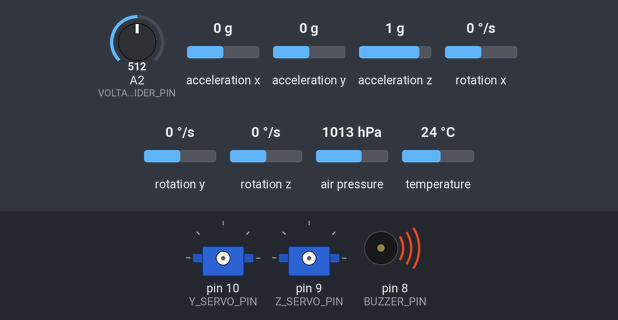
Bench run of a sketch on a simulated Arduino Uno, built with avr-gcc and run on an emulated ATmega328P. On the bench: 2 × servo, buzzer (waves = sounding). The test bench sets the inputs (shaded band); at power-on: acceleration y 0 g, rotation y 0 °/s, acceleration x 0 g, rotation x 0 °/s, A2 (VOLTAGEDIVIDER_PIN) = 512, acceleration z 1 g, rotation z 0 °/s, air pressure 1013 hPa, temperature 24 °C. What the sketch prints to the serial monitor is not drawn.

Above: at 0.1 s.
At 2.2 s:
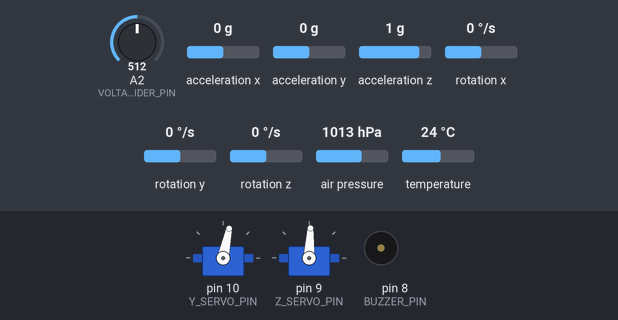
2.3 s: acceleration y set to -1.4 g
3.8 s: rotation y set to -192 °/s
At 5.0 s:
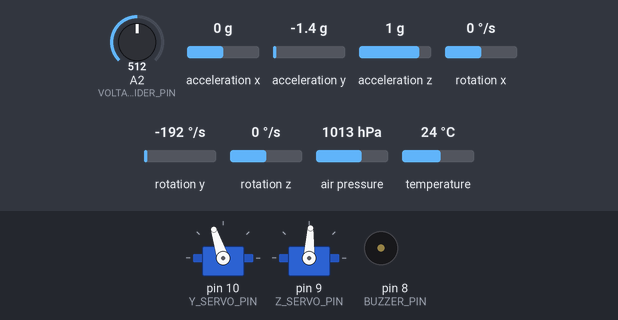
6.8 s: acceleration x set to -1.4 g
8.6 s: rotation x set to -2 °/s
11.0 s: A2 (VOLTAGEDIVIDER_PIN) set to 664
14.0 s: A2 (VOLTAGEDIVIDER_PIN) set to 688
Timing chart, 0 to 17.0 s (numbered marks = the images above; inputs shaded):
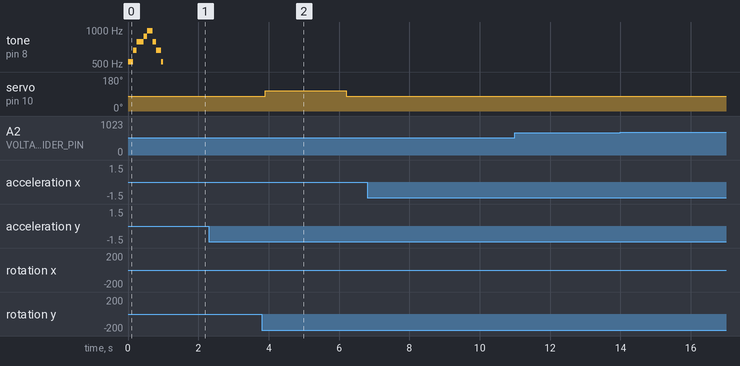

The sketch:

Arduino_Software.ino
```cpp
#include "StateMachine.h"

StateMachine *stateMachine;

void setup() {
  Serial.begin(9600);
  stateMachine = new StateMachine();
}

void loop() {
  stateMachine->stateMachineLoop();
}
```

BMP.cpp
```cpp
#include "BMP.h"

BMP::BMP() {
  if (!bmp.begin()) {
    Serial.println("ERROR : BMP180 BARO sensor disconected");
  }
}

float BMP::readTemperature() {
  return bmp.readTemperature();
}

float BMP::readPressure() {
  return bmp.readPressure();
}

float BMP::readAltitude(float seaLevelhPa) {
  return bmp.readAltitude(seaLevelhPa * 100);
}
```

BMP.h
```cpp
/*
 Barometric Pressure & Altitude Sensor BMP180

 Outputs the following data: temperature, athmospheric pressure and altitude (which is calculated with the pressure at sea level)
*/

#include <Adafruit_Sensor.h>
#include <Adafruit_BMP085.h>
#include <Wire.h>

class BMP {
  public:
    BMP();

    float readTemperature();
    float readPressure();
    float readAltitude(float seaLevelhPa);

  private:
    Adafruit_BMP085 bmp;
};
```

IMU.cpp
```cpp
#include "IMU.h"

IMU::IMU() {
  Wire.begin();
  mpu.initialize();
  // Verify connection
  if (!mpu.testConnection()) {
    Serial.println("ERROR : MPU6050 IMU sensor disconected");
  }
}

Vector3 IMU::getGyros() {
  mpu.getRotation(&gx, &gy, &gz);
  Vector3 Vector(gx, gy, gz);
  return Vector;
}

Vector3 IMU::getAcceleration() {
  mpu.getAcceleration(&ax, &ay, &az);
  Vector3 Vector(ax, ay, az);
  return Vector;
}

Vector3 IMU::getOrientation() {

  // set up time for integration
  timePrev = time;
  time = millis();
  timeStep = (time - timePrev) / 1000; // time-step in s

  // collect readings
  mpu.getMotion6(&ax, &ay, &az, &gx, &gy, &gz);

  // apply gyro scale from datasheet
  gsx = gx/gyroScale;   gsy = gy/gyroScale;   gsz = gz/gyroScale;

  // calculate accelerometer angles
  arx = (180/3.141592) * atan(ax / sqrt(square(ay) + square(az)));
  ary = (180/3.141592) * atan(ay / sqrt(square(ax) + square(az)));
  arz = (180/3.141592) * atan(sqrt(square(ay) + square(ax)) / az);

  // set initial values equal to accel values
  if (i == 1) {
    grx = arx;
    gry = ary;
    grz = arz;
  }
  // integrate to find the gyro angle
  else{
    grx = grx + (timeStep * gsx);
    gry = gry + (timeStep * gsy);
    grz = grz + (timeStep * gsz);
  }

  // apply filter
  rx = (0.96 * arx) + (0.04 * grx);
  ry = (0.96 * ary) + (0.04 * gry);
  rz = (0.96 * arz) + (0.04 * grz);

  i = i + 1;
  Vector3 Vector(rx, ry, rz);
  return Vector;
}
```

IMU.h
```cpp
/*
  Inertial measurement unit MPU6050

  IMU = inertial measurement unit

  Outputs the following data: angular velocity and acceleration
 */

#include <MPU6050.h>
#include <Wire.h>
#include "VectorDefinition.h"

class IMU {
  public:
    IMU();
    Vector3 getGyros();
    Vector3 getAcceleration();
    Vector3 getOrientation();
  private:
    MPU6050 mpu;

    int i = 1;
    int16_t ax, ay, az, gx, gy, gz;

    double timeStep, time, timePrev;
    double arx, ary, arz, grx, gry, grz, gsx, gsy, gsz, rx, ry, rz;

    double gyroScale = 131;
};
```

PID.cpp
```cpp
/*
 * PID Controller, inspired by https://gist.github.com/bradley219/5373998
 */

#include "PID.h"

PID::PID(float Kp, float Ki, float Kd, float saturation) {
  this->Kp = Kp;
  this->Ki = Ki;
  this->Kd = Kd;
  this->saturation = saturation;
}

float PID::update(float input) {
  // Calculate delata time
  currentTime = micros();
  deltaTime = (currentTime - previousTime) / 1000000.0f;

  // Calculate error
  error = setpoint - input;

  // Integral term
  errorIntegral += error * deltaTime;

  // Derivative term
  errorDerivative = (error - errorLastCycle) / deltaTime;

  // Calculate total output
  output = Kp * error + Ki * errorIntegral + Kd * errorDerivative;

  // Save current error and time for next cycle
  errorLastCycle = error;
  previousTime = currentTime;

  // Check if output is in saturation
  if (output > saturation) {
    output = saturation;
  } else if (output < -saturation) {
    output = -saturation;
  }

  return output;
}
```

PID.h
```cpp
/*
 * PID-Controller
 *
 * The orientation of the motor mount is calculated with two separate PID-Controllers
 */

#include <Wire.h>
#include <Arduino.h>

class PID {
  public:
    PID(float Kp, float Ki, float Kd, float saturation);
    float update(float input);

  private:
    // Proportional gain
    float Kp = 0.0f;
    // Integral gain
    float Ki = 0.0f;
    // Derivative gain
    float Kd = 0.0f;

    // Loop interval time
    float deltaTime = 0.0f;
    float error = 0.0f;
    float setpoint = 0.0f;
    float errorIntegral = 0.0f;
    float errorDerivative = 0.0f;
    float errorLastCycle = 0.0f;

    // Maximum value of manipulated variable (absolute value)
    float saturation = 0.0f;
    float output = 0.0f;

    unsigned long currentTime = 0.0;
    unsigned long previousTime = 0.0;
};
```

Rocket.cpp
```cpp
#include "Rocket.h"

Rocket::Rocket() {
  // Startup melody
  buzzer.startup();

  // Attach and initialize servos
  yServo.attach(Y_SERVO_PIN);
  zServo.attach(Z_SERVO_PIN);

  yServo.write(Y_SERVO_MIDDLE);
  zServo.write(Z_SERVO_MIDDLE);

  kalmanAcc.KalmanFilter(0.01f, 0.1f, 0.1f, Vector3());
  kalmanGyro.KalmanFilter(0.01f, 0.1f, 0.1f, Vector3());
  kalmanOri.KalmanFilter(0.01f, 0.1f, 0.1f, Vector3());
  kalmanAlt.KalmanFilter(0.01f, 0.1f, 0.1f, Vector3(0, 0, 0));

  // Check on-board voltage
  if(voltageDivider.getBoardVoltage() < MIN_VOLTAGE) {
    Serial.println("Error: on-board voltage too low");
    while (true) {
      // on-board voltage too low, so do not do anything more - stay stuck here and play alarm
      buzzer.critialError();

      digitalWrite(LED, HIGH);
      delay(500);
      digitalWrite(LED, LOW);
    }
  }
}

void Rocket::padIdle() {
  acceleration = kalmanAcc.update(imu.getAcceleration());
}

void Rocket::ascent() {
  flightTime = (millis() - flightStartTime) / 1000.0f;

  // ----- TVC ALGORITHM -----
  float deltaTime = (micros() - previousTime) / 1000000.0f;
  Vector3 gyros = kalmanGyro.update(imu.getGyros());
  relativeOrientation += gyros * deltaTime;

  float yPIDoutput = yPID.update(relativeOrientation.y) * RAD2DEG;
  float zPIDoutput = zPID.update(relativeOrientation.z) * RAD2DEG;

  yPIDoutput = constrain(yPIDoutput * SERVO_RATIO, -MAX_SERVO_ROTATION, MAX_SERVO_ROTATION);
  zPIDoutput = constrain(zPIDoutput * SERVO_RATIO, -MAX_SERVO_ROTATION, MAX_SERVO_ROTATION);

  yServo.write(yPIDoutput + Y_SERVO_MIDDLE);
  zServo.write(zPIDoutput + Z_SERVO_MIDDLE);

  previousTime = micros();

  logData("ASCENT");
}

void Rocket::coast() {
  flightTime = (millis() - flightStartTime) / 1000.0f;

  yServo.write(Y_SERVO_MIDDLE);
  zServo.write(Z_SERVO_MIDDLE);

  logData("DESCENT");
}

void Rocket::maxApogee() {
  chute = true; // simulate chute deploy
}

void Rocket::balistic() {
  flightTime = (millis() - flightStartTime) / 1000.0f;

  logData("DESCENT");
}

void Rocket::stable() {
  flightTime = (millis() - flightStartTime) / 1000.0f;

  logData("DESCENT");
}

void Rocket::logData(const char* phase) {
  Vector3 gyros = kalmanGyro.update(imu.getGyros());
  acceleration = kalmanAcc.update(imu.getAcceleration());
  Vector3 orientation = kalmanOri.update(imu.getOrientation());

  float temperature = bmp.readTemperature();
  float pressure = bmp.readPressure();
  Vector3 altitudeVector = kalmanAlt.update(Vector3(bmp.readAltitude(SEA_LEVEL_PRESSURE), 0, 0));
  float altitude = altitudeVector.x;
  float voltage = voltageDivider.getBoardVoltage();

  telem.logData(flightTime, gyros.x, gyros.y, gyros.z, acceleration.x, acceleration.y, acceleration.z, orientation.x, orientation.y, orientation.z, temperature, pressure, altitude, yServo.read(), zServo.read(), voltage, phase);
}
```

Rocket.h
```cpp
/*
  Rocket code file

  Contains functions that will be run in a specific state
  Functions are called in StateMachine.cpp
  Header file contains all constants that are specific to the model rocket
*/

#include <Wire.h>
#include <Arduino.h>
#include <Servo.h>
#include "PID.h"
#include "buzzer.h"
#include "telem.h"
#include "VoltageDivider.h"
#include "kalman.h"
#include "IMU.h"
#include "BMP.h"

#define MASS 0.65                   // Mass of the vehicle in kg

#define Y_SERVO_PIN 10              // Y Servo (y axis labeled on IMU) = Y Servo (labeled on pcb)
#define Z_SERVO_PIN 9               // Z Servo (z axis labeled on IMU) = X Servo (labeled on pcb)

#define Y_SERVO_MIDDLE 78           // Y Servo horn vertical position (motor mount is vertical)
#define Z_SERVO_MIDDLE 87           // Z Servo horn vertical position (motor mount is vertical)

#define LED 13                      // LED Pin

// Servo ratio is calculated by making multiple images of different servo horn angles and comparing the orientation of the horn and the motor mount
#define SERVO_RATIO 3.1             // Servo horn to motor mount ratio (if horn is turned 1 deg, motor mount will turn 3 deg)
#define MAX_SERVO_ROTATION 30       // Motor mount can only be rotated 10 deg => the servos are allowed to rotate 30 deg

#define DEG2RAD 0.01745329251f      // Convert degrees to radians by multiplying with this number
#define RAD2DEG 57.2957795131f      // Convert radians to degrees by multiplying with this number

#define MIN_VOLTAGE 3               // Minimum board voltage to complete startup (in V)

#define SEA_LEVEL_PRESSURE 1013.25  // Standard atmospheric pressure at sea level (in hPa)

class Rocket {
  public:
    Rocket();

    // Angular Velocity Vector
    // Three axis of rotation speed in radians per second (rad/s)
    Vector3 gyros;

    // Acceleration Vector
    // Three axis of acceleration (gravity + linear motion) in m/s^2
    Vector3 acceleration;

    // Absolute Orientation Vector
    // Three axis orientation data based on a 360° sphere (Euler Vector in deg)
    Vector3 orientation;

    // Relative Orientation Vector
    // Three axis orientation data (roll, pitch and yaw) in rad
    Vector3 relativeOrientation;

    float flightTime = 0.0f; // in s
    float flightStartTime = 0.0f; // in ms
    float altitude;
    float previousAltitude;
    bool chute = false;

    void padIdle();
    void ascent();
    void coast();
    void maxApogee();
    void balistic();
    void stable();
    void landed();
    void logData(const char* phase);


  private:
    VoltageDivider voltageDivider;
    Buzzer buzzer;
    Telem telem;
    IMU imu;
    BMP bmp;

    Kalman kalmanAcc;
    Kalman kalmanGyro;
    Kalman kalmanOri;
    Kalman kalmanAlt;

    // PID Values were tuned with a Simulink simulation and verified with AeroVECTOR https://github.com/GuidodiPasquo/AeroVECTOR
    // PID-Controller for calculation of motor mount orientation on y-axis
    PID yPID = PID(0.6f, 0.05f, 0.125f, 10.0f);
    // PID-Controller for calculation of motor mount orientation on z-axis
    PID zPID = PID(0.6f, 0.05f, 0.125f, 10.0f);

    Servo yServo;
    Servo zServo;

    unsigned long currentTime = 0.0;
    unsigned long previousTime = 0.0;
    float deltaTime = 0.0f;
};
```

StateMachine.cpp
```cpp
#include "StateMachine.h"

StateMachine::StateMachine() {
  activeState = LAUNCH_PAD_IDLE; // Default state
  Serial.println("LAUNCH_PAD_IDLE");
}

void StateMachine::stateMachineLoop() {
  switch (activeState) {
    case LAUNCH_PAD_IDLE:
      rocket.padIdle();
      // Detect lift off -> Ascent flight and activate TVC
      if (liftOffCheck()) {
        // Save the time of lift off
        rocket.flightStartTime = millis();
        activeState = ASCENT;
        Serial.println("ASCENT");
      }
      break;
    case ASCENT:
      // TCV activated
      rocket.ascent();
      // Detect Burnout -> Coast phase
      if (burnoutCheck()) {
        activeState = COAST;
        Serial.println("COAST");
      }
      break;
    case COAST:
      // TVC centered at 0 deg
      rocket.coast();
      // Detect max apogee -> Balistic descent and eject Parachute
      if (maxApogeeCheck()) {
        rocket.maxApogee();
        activeState = BALISTIC;
        Serial.println("BALISTIC");
      }
      break;
    case BALISTIC:
      rocket.balistic();
      // Log Data
      // Detect chutes
      if (chuteCheck()) {
        activeState = STABLE;
        Serial.println("STABLE");
      }
      break;
    case STABLE:
      rocket.stable();
      // Detect landing
      if (landedCheck()) {
        activeState = LANDED;
        Serial.println("LANDED");
      }
      break;
    case LANDED:
      // Do nothing
      break;
  }
}

// Check if rocket has launched by looking at the acceleration on vertical axis (x-axis)
bool StateMachine::liftOffCheck() {
  if (rocket.acceleration.y < LIFT_THRESHOLD) {
    return true;
  }
  return false;
}

// Check if rocket has reached burnout by comparing the burn time to flight time
bool StateMachine::burnoutCheck() {
  if (rocket.flightTime > BURN_TIME) {
    return true;
  }
  return false;
}

// Check if rocket has reached apogee by looking at the accelaration on vertical axis (x-axis) and barometric altitude
bool StateMachine::maxApogeeCheck() {
  const float ALTITUDE_CHANGE_THRESHOLD = -0.5;  // Threshold for altitude decrease (meters)
  const float ACCELERATION_THRESHOLD = -2.0;  // Threshold for vertical acceleration (m/s^2)
  const int STABLE_PERIOD = 5;  // Number of consecutive stable readings required

  static bool altitudeDecreasing = false;
  static bool accelerationIncreasing = false;
  static int descentCount = 0;

  if (rocket.flightTime <= APOGEE_THRESHOLD_MIN){
    return false;
  }
  if (rocket.flightTime >= APOGEE_THRESHOLD_MAX){
    return true;
  }

  // Check for descent phase
  if (rocket.altitude < rocket.previousAltitude + ALTITUDE_CHANGE_THRESHOLD) {
    altitudeDecreasing = true;
  } else {
    altitudeDecreasing = false;
  }

  // Check for increasing acceleration during descent
  if (altitudeDecreasing && rocket.acceleration.x > ACCELERATION_THRESHOLD) {
    accelerationIncreasing = true;
  } else {
    accelerationIncreasing = false;
  }

  // Count consecutive stable periods during descent
  if (altitudeDecreasing && accelerationIncreasing) {
    descentCount++;
  } else {
    descentCount = 0;
  }

  // Check if descent criteria are met
  if (descentCount >= STABLE_PERIOD) {
    return true;  // Apogee detected
  } else {
    return false;  // Not yet at apogee
  }
}

// Check if chute has been deployed
bool StateMachine::chuteCheck() {

  if (rocket.chute /* && rocket.velocity.x < CHUTE_THRESHOLD*/) {
    return true;
  }
  return false;
}

// Check if rocket has landed by looking at the time it takes to land
bool StateMachine::landedCheck() {
  if (rocket.flightTime > LANDING_TIME) {
    return true;
  }
  return false;
}
```

StateMachine.h
```cpp
/*
  -- Nominal Flight States --

  LAUNCH_PAD_IDLE
    Check for acceleration of the rocket on vertical axis
  ASCENT
    TVC loop is active
  BURNOUT/COAST
    Decelaration detected
    TVC disabled and locked to 0 deg
  BALISTIC DESCENT
    Negative acceleration
    Deploy chute at set altitude or time
  STABLE DESCENT
    Chute deployed
    Within safe recovery velocity
  LANDED
    No movement on IMU
    No active code (computer waiting to be turned off)

  -- Emergency Flight States --
  TOO_SHARP_ANGLE
    Activate if angle is to sharp
    TVC disabled and locked to 0 deg
    Tries to fire chute when declared safe
  TERRAIN
    Activitate if Altitude less than set threashold during Balistic descent
    Fires remaining pyro charges
*/

#include <Arduino.h>
#include <Wire.h>
#include "Rocket.h"

#define LIFT_THRESHOLD -5           // Acceleration on vertical axis/x-axis (negative value = acceleration upwards) (in m/s^2)
#define BURN_TIME 3.7               // Estimated motor burn time
#define APOGEE_THRESHOLD_MIN 8.0    // Start of apogee detect window
#define APOGEE_THRESHOLD_MAX 10.0   // End of apogee detect window
#define CHUTE_THRESHOLD 5
#define LANDING_TIME  20            // Estimated time to landing

enum State {
  LAUNCH_PAD_IDLE,
  ASCENT,
  COAST,
  BALISTIC,
  STABLE,
  LANDED
};

enum EmgyState {
  TOO_SHARP_ANGLE,
  TERRAIN
};

class StateMachine {
  public:
    StateMachine();
    void stateMachineLoop();
    bool liftOffCheck();
    bool burnoutCheck();
    bool maxApogeeCheck();
    bool chuteCheck();
    bool landedCheck();

  private:
    Rocket rocket;
    State activeState;
};
```

VectorDefinition.h
```cpp
/*
 * Vector definitions
 *
 * Standard maths definitions
 */

#pragma once

struct Vector3 {
  float x, y, z;
  Vector3(): x(0), y(0), z(0) {}
  Vector3(float x, float y, float z): x{x}, y{y}, z{z} {}

  // Overload * operator to scale by float
  Vector3 operator*(float scalar) const {
      return Vector3(x * scalar, y * scalar, z * scalar);
  }

  // Overload += operator to add another Vector3
  Vector3& operator+=(const Vector3& other) {
      x += other.x;
      y += other.y;
      z += other.z;
      return *this;
  }

  /*/ Multiply vector with float
  Vector3 operator * (float d) {
    Vector3 P;
    P.x = x * d;
    P.y = y * d;
    P.z = z * d;
    return P;
  }

  // Integrate vector
  Vector3 * operator += (Vector3 Vector) {
    x += Vector.x;
    y += Vector.y;
    z += Vector.z;
    return this;
  }*/
};
```

VoltageDivider.h
```cpp
/*
 * Voltage divider
 *
 * Calculates the on-board voltage by using a voltage divider connected to an analoge input pin
 */

#include <Arduino.h>

#define VOLTAGEDIVIDER_PIN A2

class VoltageDivider {
  public:
    float getBoardVoltage();
};
```

VoltageDivier.cpp
```cpp
#include "VoltageDivider.h"

float VoltageDivider::getBoardVoltage() {
  int voltageDividerValue = analogRead(A2);

  //        R1 + R2
  // Vin = --------- * Vout
  //          R2

  float voltage = ((2000 + 1000)/1000)*(voltageDividerValue*5.0 / 1023.0);
  return voltage;
}
```

buzzer.cpp
```cpp
#include "buzzer.h"

Buzzer::Buzzer() {

}

void Buzzer::playTone(int tonehz, int duration){
  tone(BUZZER_PIN, tonehz);
  delay(duration);
  noTone(BUZZER_PIN);
}

void Buzzer::startup() {
  int melody[] = {523, 659, 784, 880, 988, 784, 659, 523};  // Frequencies in Hertz
  int noteDurations[] = {150, 100, 200, 100, 150, 100, 150, 50};  // Durations in milliseconds
  for (int thisNote = 0; thisNote < 8; thisNote++) {
    int noteDuration = noteDurations[thisNote];
    tone(BUZZER_PIN, melody[thisNote], noteDuration);
    delay(noteDuration); // Add the duration as a delay
  }
  noTone(BUZZER_PIN); // Turn off buzzer
}

void Buzzer::critialError() {
  tone(BUZZER_PIN, 440);
}
```

buzzer.h
```cpp
/*
 * Passive buzzer
 *
 * Used to indicate states and errors via
 */

#include <Arduino.h>

#define BUZZER_PIN 8

class Buzzer {
  public:
    Buzzer();

    void playTone(int tonehz, int duration);
    void startup();
    void critialError();
};
```

Source omitted: kalman.cpp (638 bytes), kalman.h (441 bytes), telem.cpp (1163 bytes), telem.h (456 bytes)

Measured:
- after the input at 2.3 s, every drawn part: stays the same
- after the input at 3.8 s, servo on pin 10 (Y_SERVO_PIN): 78° → 108° after 0.11 s, → 78° 2.3 s later
- after the input at 6.8 s, every drawn part: stays the same
- after the input at 8.6 s, every drawn part: stays the same
- after the input at 11.0 s, every drawn part: stays the same
- after the input at 14.0 s, every drawn part: stays the same
